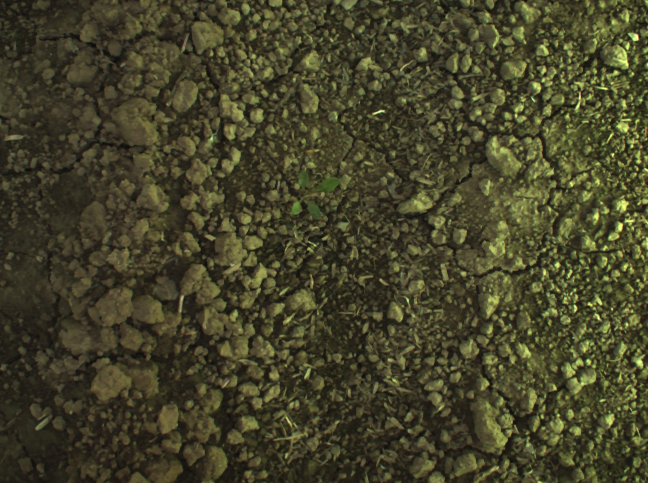
#> input picture unhealthy/rgb_0232.png, 1296 x 966 px (shown at 1/2 size)
$ python generateNdvi.py
#> lines starting #> are read from the running program, lines starting #| are printed output that depends on the picture
from PIL import Image

img = Image.open('rgb_0232.png')
#> img is the input picture: PIL image 1296x966 RGB; mean R, G, B 68.8, 66.6, 41.2
data = img.getdata()

img1 = Image.open('nir_0232.png')
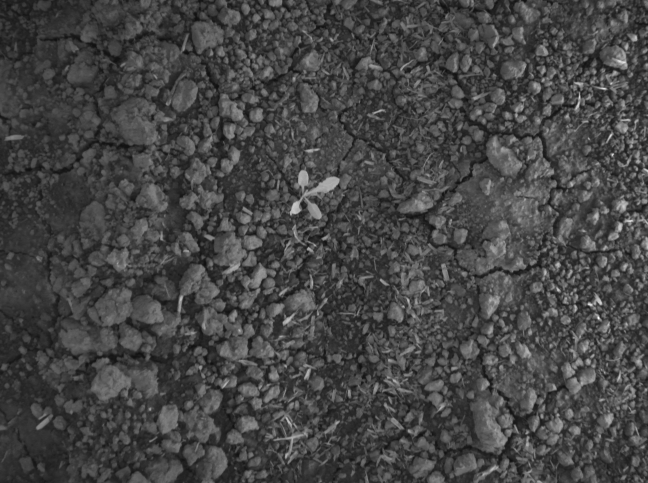
#> input picture unhealthy/nir_0232.png, 1296 x 966 px (shown at 1/2 size)
#> img1 is the input picture: PIL image 1296x966 L; min 15, max 255, mean 69.1
data2 = img1.getdata()

r = [d[0] for d in data]
#> r = 1251936 items
g = [d[1] for d in data]
#> g = 1251936 items
b = [d[2] for d in data]
#> b = 1251936 items

ndvi=[]
nir=list(data2)
#> nir = 1251936 items
count=0
value_l0=0
value_0_4=0
value_1=0
value_g1=0
ndvi_255=[]
ndviSum = []

count = 0

for i in range(len(r)):
	try:
		nd=(nir[i]-r[i])/(nir[i]+r[i])
		if (0.235 <= nd <= 1):
			ndviSum.append(nd)
			count +=1
		if(-1<=nd<=-0.941):
				ndvi_255.append((119, 0, 0))
		elif(-0.941<nd<=-0.824):
			ndvi_255.append((136,0,0))
		elif(-0.824<nd<=-0.706):
			ndvi_255.append((153,0,0))
		elif(-0.706<nd<=-0.588):
			ndvi_255.append((170,0,0))
		elif(-0.588<nd<=-0.471):
			ndvi_255.append((187,0,0))
		elif(-0.471<nd<=-0.353):
			ndvi_255.append((204,0,0))
		elif(-0.353<nd<=-0.235):
			ndvi_255.append((221,0,0))
		elif(-0.235<nd<=-0.118):
			ndvi_255.append((238,0,0))
		elif(-0.118<nd<=0.235):
			ndvi_255.append((255,0,0)) #ground red
		elif(0.235<nd<=0.353):
			ndvi_255.append((255,204,0))#light yellow
		elif(0.353<nd<=0.471):
			ndvi_255.append((255,255,0)) #yellow
		elif(0.471<nd<=0.588):
			ndvi_255.append((0,255,0))
		elif(0.588<nd<=0.706):
			ndvi_255.append((0,136,0))
		elif(0.706<nd<=1):
			ndvi_255.append((0,66,0))
		ndvi.append((nd))
	except Exception as e:
		print(e)
		ndvi.append(1)
		ndvi_255.append((0,66,0))
		count+=1
#> this loop made 1251936 passes
#> nd on passes 1 to 12: -0.0476, -0.0159, -0.0606, -0.0556, 0.05, 0.101, 0.161, 0.174, 0.224, 0.268, 0.247, 0.0769
#> after the loop, count = 15454; ndvi = 1251936 items; ndviSum = 15454 values, max 0.632 at index 14871, min 0.235 at index 5721, mean 0.305; ndvi_255 = 1251936 items

puraNdvi = sum(ndviSum)/ count
#> puraNdvi = 0.305
print(round(puraNdvi, 4))
#| 0.3054

if(0.0000 <= puraNdvi <= 0.3300):
	print("PLant is Unhealthy")
elif(0.3300 <= puraNdvi <= 0.6600):
	print("Plant is Moderately Healthy")
elif(0.6600 <= puraNdvi <= 1.0000):
	print("Plant is very Healthy")

# print(ndvi_255)
img.putdata(ndvi_255)
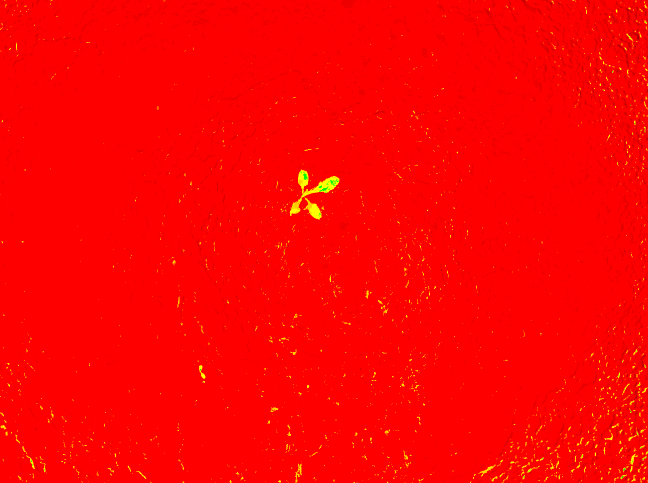
#> img: PIL image 1296x966 RGB (shown at 1/2 size); mean R, G, B 253.6, 2.7, 0
img.save('ndvi_0232.png')


# [11 lines of commented-out code are left out]
